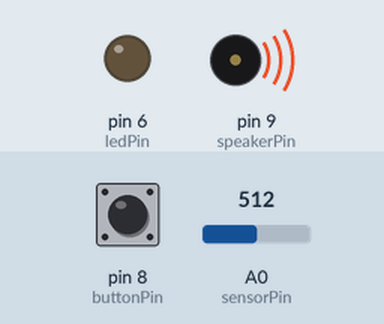
Recording of a sketch running on a simulated Arduino Uno, built with avr-gcc and run on an emulated ATmega328P. On the bench: output pins drawn as LEDs (lit = HIGH), buzzer (waves = sounding). The inputs (shaded band) are chosen by the test bench; at power-on: pin 8 (buttonPin) LOW, A0 (sensorPin) = 512. Random numbers use the default seed unless the sketch sets one.

Above: at 1.2 s.
1.3 s: pin 8 (buttonPin) pulled HIGH for 1 s
At 1.76 s:
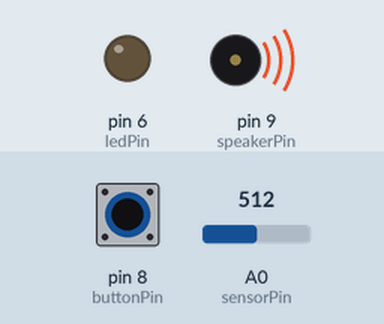
4.3 s: A0 (sensorPin) set to 716
7.3 s: A0 (sensorPin) set to 900
10.3 s: A0 (sensorPin) set to 781
13.3 s: A0 (sensorPin) set to 772
At 13.51 s:
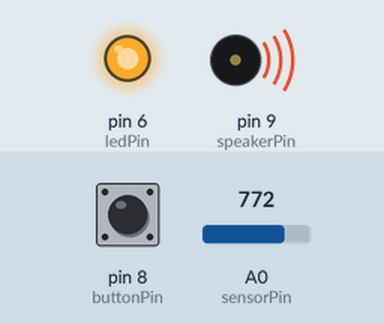
16.3 s: pin 8 (buttonPin) pulled HIGH for 0.15 s
At 17.1 s:
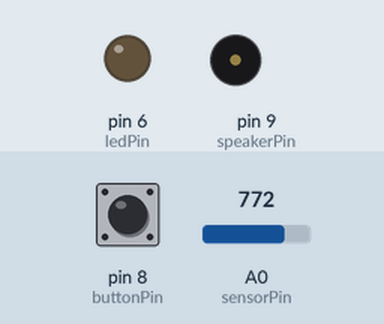
Timing chart, 0 to 20.4 s (numbered marks = the images above; inputs shaded):
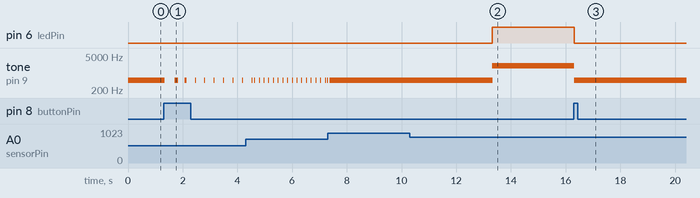

The sketch:

z4cieplozimno.ino
```cpp
const int sensorPin = A0;
const int speakerPin = 9;
const int ledPin = 6;
const int buttonPin = 8;

unsigned int sensorValue = 0;
unsigned int delayTime = 0;
unsigned int target = 0;
unsigned int buttonState = 0;
unsigned int current_status = 0;

void setup() {
  pinMode(ledPin, OUTPUT);
  pinMode(speakerPin, OUTPUT);
  pinMode(buttonPin, INPUT);

  randomSeed(analogRead(1));

  resetr();

  Serial.begin(9600);
}

void resetr() {
  target = random(100, 900);
  current_status = 0;
  digitalWrite(ledPin, LOW);
}

void loop(){
  sensorValue = analogRead(sensorPin);
  buttonState = digitalRead(buttonPin);
  /*
  Serial.print("sensor = ");
  Serial.print(sensorValue);

  Serial.print("   target = ");
  Serial.print(target);

  Serial.print("  button = ");
  Serial.print(buttonState);
  Serial.print("\n");
  */

  if (buttonState == 1) {
    resetr();
  }

  if (current_status == 0) {
    if ((sensorValue >= (target-5)) && ((sensorValue <= (target + 5))))  {
      current_status = 1;
      digitalWrite(ledPin, HIGH);
    } else {
      sensorValue = constrain(sensorValue, 1, target);
      delayTime = map(sensorValue, 1, target, 1000, 20);
      tone(speakerPin, 500, 10);
      delay(delayTime);
    }
  } else {
    tone(speakerPin, 2000, 200);
    delay(200);
  }
}
```

Measured:
- after the input at 13.3 s, pin 6 (ledPin): LOW → HIGH at once
- after the input at 16.3 s, pin 6 (ledPin): HIGH → LOW at once; tone on pin 9 (speakerPin): alternates 500 Hz for 0.01 s and silent for 0.01 s, starting at once
